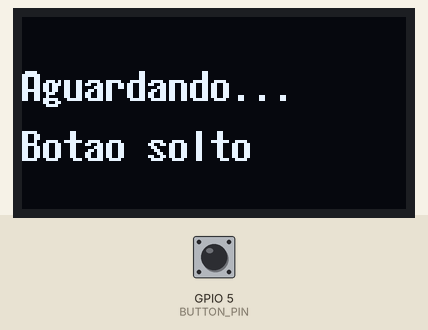
This sketch was run on a simulated ESP8266 (NodeMCU). Parts: 128×64 one-colour display. Inputs (shaded band) come from the test bench; at power-on: GPIO 5 (BUTTON_PIN) HIGH. What the sketch prints to the serial monitor is not drawn.

Above: at 1.3 s.
1.4 s: GPIO 5 (BUTTON_PIN) pulled LOW for 0.15 s
At 1.58 s:
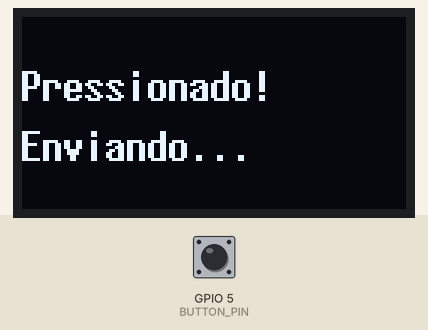
3.1 s: GPIO 5 (BUTTON_PIN) pulled LOW for 3.2 s
Timing chart, 0 to 6.1 s (numbered marks = the images above; inputs shaded):
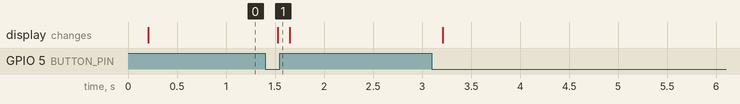

The sketch:

TRANSMISSOR_ESP-NOW.ino
```cpp
/*
  ESP8266 - TRANSMISSOR (Botão + OLED U8g2) via ESP-NOW (API do ESP8266)
  - Botão no GPIO5 (D1) com pull-up interno.
  - Envia o estado do botão:
      * Sempre que mudar (transição imediata)
      * Além disso, keepalive a cada 20 ms (baixo delay e robusto a perdas)
  - OLED (U8g2) em SW-I2C: clock=GPIO12, data=GPIO14
  - MAC do receptor (LED): 10:52:1C:02:C4:BC
  - WiFi sem sleep para reduzir latência.
*/

#include <ESP8266WiFi.h>
#include <espnow.h>
#include <Wire.h>
#include <U8g2lib.h>

// ===== OLED (U8g2) em SW-I2C: clock=GPIO12, data=GPIO14 =====
U8G2_SSD1306_128X64_NONAME_F_SW_I2C u8g2(
  U8G2_R0, /*clock=*/12, /*data=*/14, U8X8_PIN_NONE
);

// ===== PINOS =====
#define BUTTON_PIN 5  // GPIO5 (D1). Botão entre este pino e GND.

// ===== Estrutura do payload =====
typedef struct __attribute__((packed)) {
  uint8_t buttonState; // 0=solto, 1=pressionado
} msg_t;

msg_t txMsg;

// ===== MAC do receptor (LED) =====
uint8_t receiverMAC[6] = {0x10, 0x52, 0x1C, 0x02, 0xC4, 0xBC};

// ===== Timings (otimizados p/ baixa latência) =====
const unsigned long DEBOUNCE_MS   = 12;   // filtro rápido
const unsigned long KEEPALIVE_MS  = 20;   // 50 Hz de atualização
const unsigned long UI_REFRESH_MS = 120;  // não travar loop com OLED

bool lastStablePressed = false;
bool lastRaw           = true;            // pull-up: HIGH = solto
unsigned long lastChangeMs   = 0;
unsigned long lastSendMs     = 0;
unsigned long lastUiMs       = 0;

// ===== Callback de envio (minimalista p/ não atrasar loop) =====
void OnDataSent(uint8_t *mac_addr, uint8_t sendStatus) {
  // Mantido “silencioso” para não impactar latência.
  // Se quiser logar, descomente:
  // Serial.println(sendStatus == 0 ? "[TX] SUCESSO" : "[TX] FALHA");
}

void drawOLED(const char* line1, const char* line2 = nullptr) {
  u8g2.clearBuffer();
  u8g2.setFont(u8g2_font_7x14B_tr);

  // Mantém as mensagens mais para baixo (afasta da faixa amarela)
  u8g2.setCursor(0, 28);
  u8g2.print(line1);
  if (line2) {
    u8g2.setCursor(0, 48);
    u8g2.print(line2);
  }
  u8g2.sendBuffer();
}

void setup() {
  Serial.begin(115200);
  delay(100);

  // OLED
  u8g2.begin();
  drawOLED("Transmissor", "Iniciando...");

  // Botão
  pinMode(BUTTON_PIN, INPUT_PULLUP);
  lastRaw = digitalRead(BUTTON_PIN);

  // WiFi + ESP-NOW (sem sleep para reduzir latência)
  WiFi.mode(WIFI_STA);
  WiFi.setSleepMode(WIFI_NONE_SLEEP);
  WiFi.disconnect();

  if (esp_now_init() != 0) {
    Serial.println("[ERRO] esp_now_init()");
    drawOLED("ERRO:", "ESP-NOW init");
    return;
  }

  esp_now_set_self_role(ESP_NOW_ROLE_CONTROLLER);
  esp_now_register_send_cb(OnDataSent);

  if (esp_now_add_peer(receiverMAC, ESP_NOW_ROLE_SLAVE, 1, NULL, 0) != 0) {
    Serial.println("[ERRO] esp_now_add_peer()");
    drawOLED("ERRO:", "Add peer");
    return;
  }

  Serial.print("[INFO] MAC (TX): ");
  Serial.println(WiFi.macAddress());
  drawOLED("Pronto", "Aguardando...");
}

void loop() {
  // Debounce não-bloqueante
  bool raw = digitalRead(BUTTON_PIN); // HIGH=solto, LOW=pressionado
  if (raw != lastRaw) {
    lastChangeMs = millis();
    lastRaw = raw;
  }

  bool pressed = lastStablePressed;
  if (millis() - lastChangeMs > DEBOUNCE_MS) {
    pressed = (digitalRead(BUTTON_PIN) == LOW);
  }

  unsigned long now = millis();

  // Critério de envio:
  // - Sempre que houver transição (imediato)
  // - Ou a cada KEEPALIVE_MS (garantia de atualização contínua)
  bool transition = (pressed != lastStablePressed);
  bool timeToSend = (now - lastSendMs >= KEEPALIVE_MS);

  if (transition || timeToSend) {
    txMsg.buttonState = pressed ? 1 : 0;
    esp_now_send(receiverMAC, (uint8_t*)&txMsg, sizeof(txMsg));
    lastSendMs = now;

    // Logs enxutos (pode comentar se quiser máximo desempenho)
    if (transition) {
      Serial.println(pressed ? "[TX] Pressionado (transicao)" : "[TX] Solto (transicao)");
    }
  }

  // OLED: atualiza no máx. a cada UI_REFRESH_MS para não travar o loop
  if (now - lastUiMs >= UI_REFRESH_MS) {
    drawOLED(pressed ? "Pressionado!" : "Aguardando...", pressed ? "Enviando..." : "Botao solto");
    lastUiMs = now;
  }

  lastStablePressed = pressed;

  // Zero delay: mantém loop muito responsivo
  // yield(); // opcional: o core já faz isso quando necessário
}
```

Measured:
- after the input at 1.4 s, the display: changes after 0.13 s (image 1)
